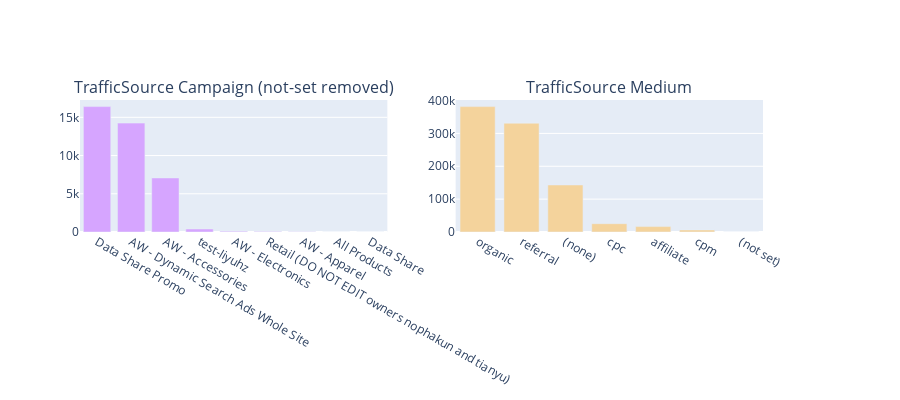

This figure's notebook cell:
### Code cell
# Traffic Attributes

fig = tools.make_subplots(rows=1, cols=2, subplot_titles=["TrafficSource Campaign (not-set removed)", "TrafficSource Medium"], print_grid=False)

colors = ["#d6a5ff", "#fca6da", "#f4d39c", "#a9fcca"]
t1 = train["trafficSource.campaign"].value_counts()
t2 = train["trafficSource.medium"].value_counts()
tr1 = go.Bar(x = t1.index, y = t1.values, marker=dict(color=colors[3]))
tr2 = go.Bar(x = t2.index, y = t2.values, marker=dict(color=colors[2]))
tr3 = go.Bar(x = t1.index[1:], y = t1.values[1:], marker=dict(color=colors[0]))
tr4 = go.Bar(x = t2.index[1:], y = t2.values[1:])

fig.append_trace(tr3, 1, 1)
fig.append_trace(tr2, 1, 2)
fig['layout'].update(height=400, margin=dict(b=100), showlegend=False)
iplot(fig)

### Figure 1 — Plotly figure (JSON) as saved in the notebook; plotly's stock layout.template omitted (floating-point values rounded to 4 significant figures)
{"data": [{"marker": {"color": "#d6a5ff"}, "type": "bar", "x": ["Data Share Promo", "AW - Dynamic Search Ads Whole Site", "AW - Accessories", "test-liyuhz", "AW - Electronics", "Retail (DO NOT EDIT owners nophakun and tianyu)", "AW - Apparel", "All Products", "Data Share"], "xaxis": "x", "y": [16403, 14244, 7070, 392, 96, 50, 46, 4, 1], "yaxis": "y"}, {"marker": {"color": "#f4d39c"}, "type": "bar", "x": ["organic", "referral", "(none)", "cpc", "affiliate", "cpm", "(not set)"], "xaxis": "x2", "y": [381561, 330955, 143026, 25326, 16403, 6262, 120], "yaxis": "y2"}], "layout": {"annotations": [{"font": {"size": 16}, "showarrow": false, "text": "TrafficSource Campaign (not-set removed)", "x": 0.225, "xanchor": "center", "xref": "paper", "y": 1, "yanchor": "bottom", "yref": "paper"}, {"font": {"size": 16}, "showarrow": false, "text": "TrafficSource Medium", "x": 0.775, "xanchor": "center", "xref": "paper", "y": 1, "yanchor": "bottom", "yref": "paper"}], "height": 400, "margin": {"b": 100}, "showlegend": false, "xaxis": {"anchor": "y", "domain": [0, 0.45]}, "xaxis2": {"anchor": "y2", "domain": [0.55, 1]}, "yaxis": {"anchor": "x", "domain": [0, 1]}, "yaxis2": {"anchor": "x2", "domain": [0, 1]}}}
